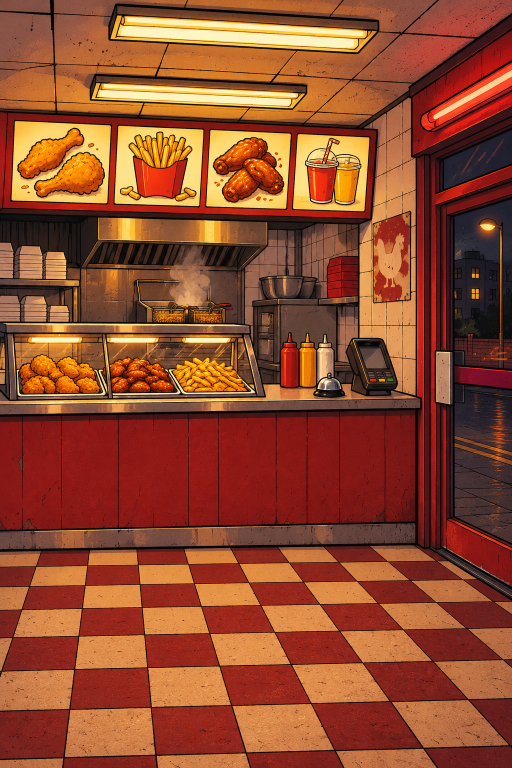
#> input picture assets/ai/bg_shop.png, 1024 x 1536 px, found by its file name (shown at 1/2 size)
$ python shop_preview.py
#> lines starting #> are read from the running program, lines starting #| are printed output that depends on the picture
# Quick PIL preview of the episode-2 shop stage, so placement can be judged without a Remotion render.
# usage: python3 tools/ai/shop_preview.py [out.png]
import sys
from PIL import Image, ImageDraw

W, H = 1080, 1920
BG = {'x': -228, 'y': -230, 'w': 1536, 'h': 2304}          # bg_shop.png at 1.5x
# pose placement: feet x/y on the 1080x1920 frame, scale  (feet = where pose y=1530 lands)
P = {
    'lou_wide':  {'x': 272, 'y': 1812, 's': 0.60},
    'lou_sweat': {'x': 272, 'y': 1812, 's': 0.60},
    'fast_menu': {'x': 838, 'y': 1816, 's': 0.60},
    'dre_cross': {'x': 556, 'y': 1790, 's': 0.57},
    'boss_talk': {'x': 596, 'y': 975, 's': 0.45, 'anchor': 1330},   # anchor = pose y that lands on y
    'boss_cross': {'x': 596, 'y': 975, 's': 0.45, 'anchor': 1270},
}


def place(canvas, name, p, img=None):
    im = img or Image.open(f'public/ai/{name}_X.png').convert('RGBA')
    s = p['s']
    w, h = int(im.width * s), int(im.height * s)
    im = im.resize((w, h), Image.LANCZOS)
    anchor = p.get('anchor', 1530)
    canvas.alpha_composite(im, (int(p['x'] - w / 2), int(p['y'] - anchor * s)))


def build(out='/tmp/shop_preview.png', guides=True):
#> called with out = '/tmp/shop_preview.png', guides = True
    c = Image.new('RGBA', (W, H), (20, 16, 30, 255))
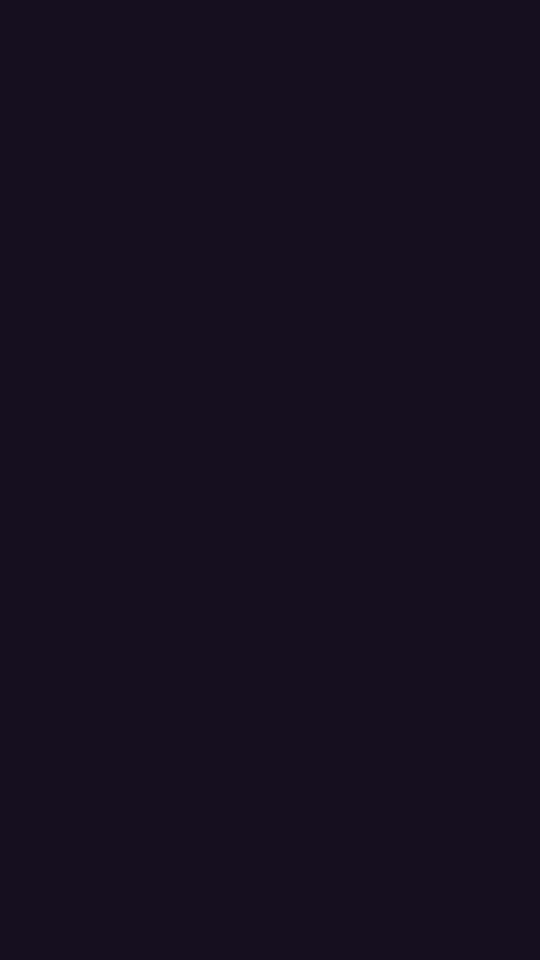
#> c: PIL image 1080x1920 RGBA (shown at 1/2 size); mean R, G, B, A 20, 16, 30, 255
    bg = Image.open('public/ai/bg_shop.png').convert('RGBA').resize((BG['w'], BG['h']), Image.LANCZOS)
    c.alpha_composite(bg, (BG['x'], BG['y']))
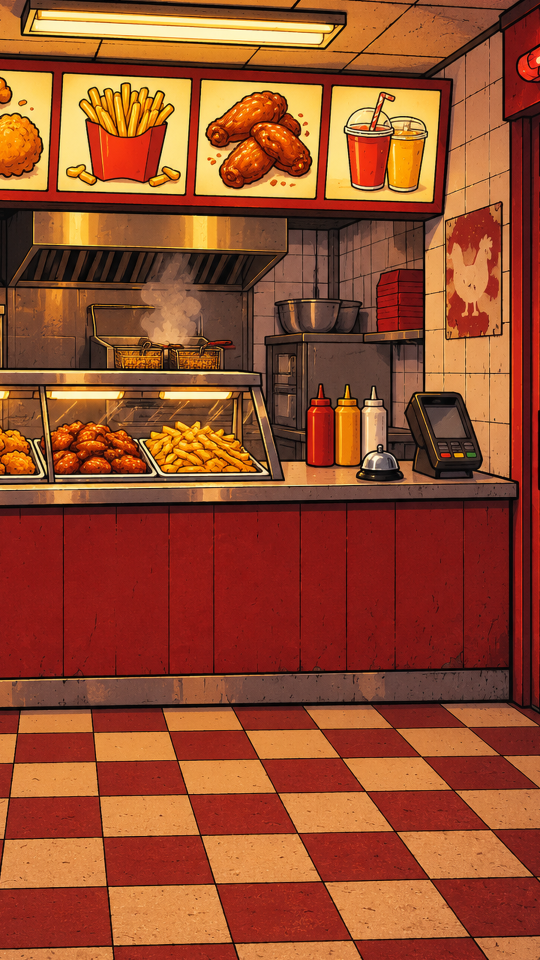
#> c: PIL image 1080x1920 RGBA (shown at 1/2 size); mean R, G, B, A 150.3, 75.7, 43.7, 255
    place(c, 'boss_talk', P['boss_talk'])
    fg = Image.open('public/ai/shop_counter.png').convert('RGBA').resize((BG['w'], BG['h']), Image.LANCZOS)
    c.alpha_composite(fg, (BG['x'], BG['y']))
    for n in ('dre_cross', 'lou_wide', 'fast_menu'):
        place(c, n, P[n])
    if guides:
        d = ImageDraw.Draw(c)
        for y in range(0, H, 100):
            d.line([(0, y), (W, y)], fill=(255, 0, 180, 120)); d.text((4, y + 2), str(y), fill=(255, 80, 200))
        for x in range(0, W, 100):
            d.line([(x, 0), (x, H)], fill=(0, 200, 255, 120)); d.text((x + 3, 4), str(x), fill=(0, 160, 255))
    c.convert('RGB').save(out)
    print('wrote', out)


if __name__ == '__main__':
#> (the run stopped early here; a loop or call above may not have finished)
